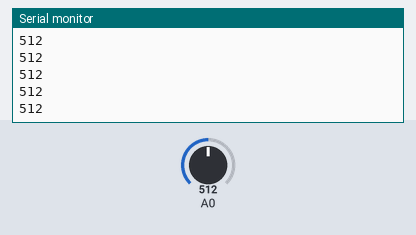
Bench run of a sketch on a simulated Arduino Uno, built with avr-gcc and run on an emulated ATmega328P. Parts: the last lines printed to the serial monitor. The test bench sets the inputs (shaded band); at power-on: A0 = 512.

Above: at 1.2 s.
1.3 s: A0 set to 716
At 1.56 s:
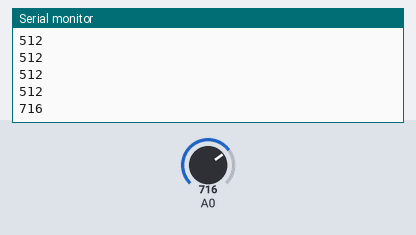
2.8 s: A0 set to 900
At 2.96 s:
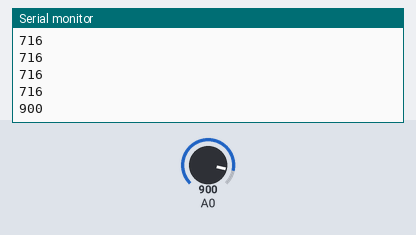
Timing chart, 0 to 5.8 s (numbered marks = the images above; inputs shaded):
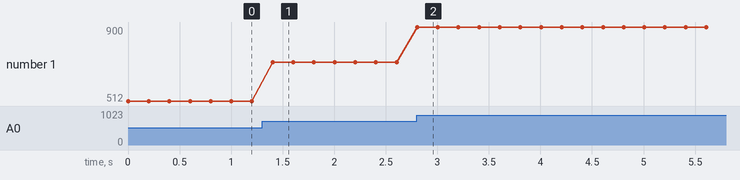

Measured:
- after the input at 1.3 s, the serial monitor: prints a new line after 0.10 s (image 1)
- after the input at 2.8 s, the serial monitor: prints a new line at once (image 2)
- plotted number 1: 512 → 716 after the input at 1.3 s, 716 → 900 after the input at 2.8 s

The sketch:

LightSensor.ino
```cpp
void setup() {
  Serial.begin(9600);  //Start the Serial connection
}

void loop() {
  int sensorValue = analogRead(A0);
  Serial.println(sensorValue);
  delay(200);
}
```
